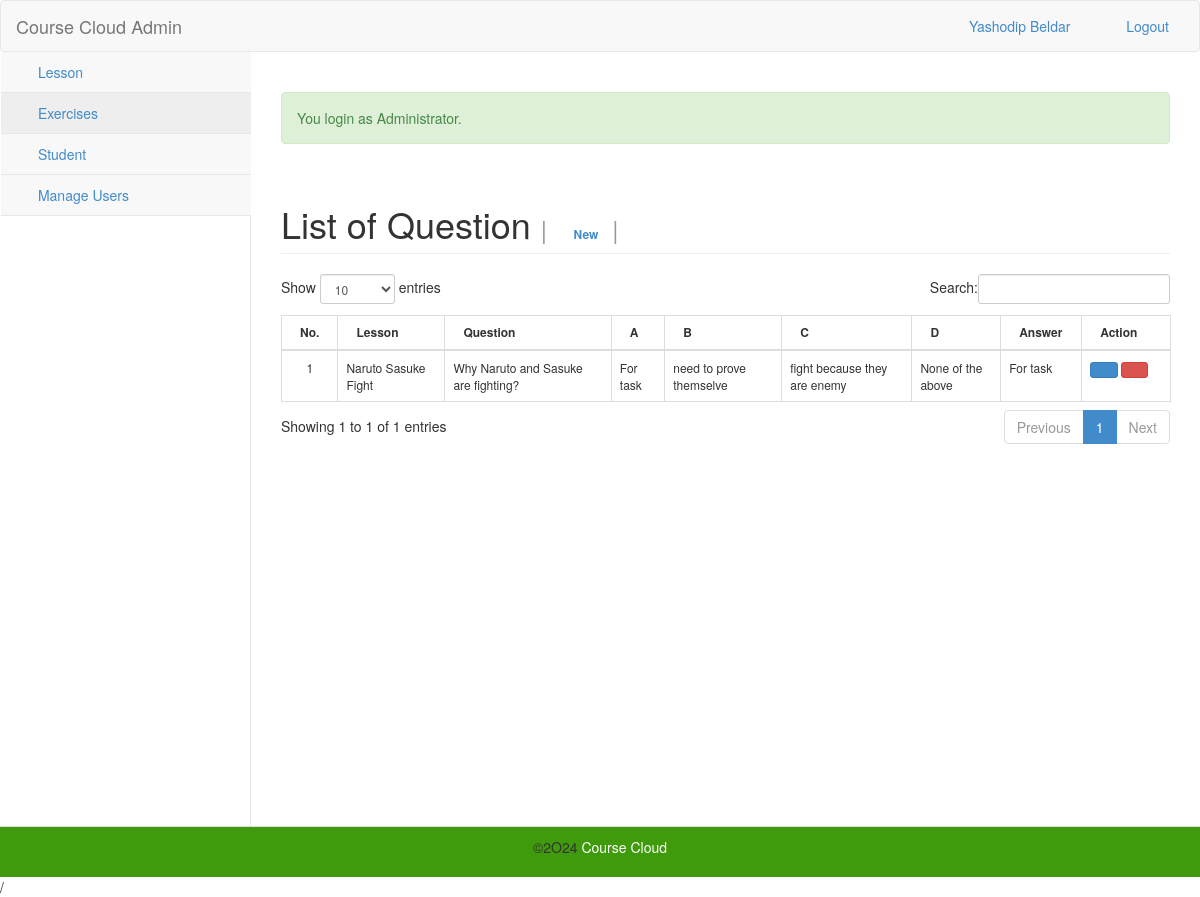
The app's page /admin/modules/exercises/index.php (signed in) with its own data.
### tables this page shows
CREATE TABLE `tblexercise` (
  `ExerciseID` int(11) NOT NULL,
  `LessonID` int(11) NOT NULL,
  `Question` text NOT NULL,
  `ChoiceA` text NOT NULL,
  `ChoiceB` text NOT NULL,
  `ChoiceC` text NOT NULL,
  `ChoiceD` text NOT NULL,
  `Answer` varchar(90) NOT NULL,
  `ExercisesDate` date NOT NULL
);

CREATE TABLE `tbllesson` (
  `LessonID` int(11) NOT NULL,
  `LessonChapter` varchar(90) NOT NULL,
  `LessonTitle` varchar(90) NOT NULL,
  `FileLocation` text NOT NULL,
  `Category` varchar(90) NOT NULL
);

### admin/modules/exercises/index.php (called while the page is built, shortened)
<?php
require_once("../../navigation/navigations.php");
?>

### include/database.php (called while the page is built, shortened)
<?php
class Database {
    var $sql_string = '';
    private $conn;
    public function open_connection() {
        $this->conn = mysqli_connect(server, user, pass);
        if (!$this->conn) {
            echo "Problem in database connection! Contact administrator!";
            exit();
        } else {
            $db_select = mysqli_select_db($this->conn, database_name);
        }
    }
    function setQuery($sql = '') {
        $this->sql_string = $sql;
    }
    function executeQuery() {
        $result = mysqli_query($this->conn, $this->sql_string);
        return $result;
    }
    private function confirm_query($result) {
        return $result;
    }
    function loadResultList($key = '') {
        $cur = $this->executeQuery();
        $array = array();
        while ($row = mysqli_fetch_object($cur)) {
            if ($key) {
                $array[$row->$key] = $row;
            } else {
                $array[] = $row;
            }
        }
        return $array;
    }
}
$mydb = new Database();

### admin/modules/exercises/list.php (the view, shortened to what this page needs)
<div class="row">
  <div class="col-lg-12">
        <h1 class="page-header">List of Question <small>|  <label class="label label-xs" style="font-size: 12px"><a href="index.php?view=add">  <i class="fa fa-plus-circle fw-fa"></i> New</a></label> |</small></h1>
   		</div>
	 </div>
   <form action="controller.php?action=delete" Method="POST">
<table id="example" class="table table-bordered table-hover" cellspacing="0" style="font-size:12px" >
  <thead>
  	<tr>
  		<th>No.</th>
  		<th>Lesson</th>
  		<th>Question</th>
  		<th>A</th>
  		<th>B</th>
  		<th>C</th>
  		<th>D</th>
  		<th>Answer</th>
  		<th width="10%">Action</th>
  	</tr>
  </thead>
  <tbody>
  	<?php
  		$mydb->setQuery("SELECT * FROM `tbllesson` l, `tblexercise` e WHERE l.`LessonID`=e.`LessonID`");
  		$cur = $mydb->loadResultList();
		foreach ($cur as $result) {
  		echo '<tr>';
  		echo '<td width="5%" align="center"></td>';
  		echo '<td>' . $result->LessonTitle.'</a></td>';
  		echo '<td>' . $result->Question.'</a></td>';
  		echo '<td>' . $result->ChoiceA.'</a></td>';
  		echo '<td>' . $result->ChoiceB.'</a></td>';
  		echo '<td>' . $result->ChoiceC.'</a></td>';
  		echo '<td>' . $result->ChoiceD.'</a></td>';
  		echo '<td>' . $result->Answer.'</a></td>';
  		echo '<td > <a title="Edit" href="index.php?view=edit&id='.$result->ExerciseID.'" class="btn btn-primary btn-xs" ><i class="fa fa-pencil fa-fw"></i></a>
  					 <a title="Delete" href="controller.php?action=delete&id='.$result->ExerciseID.'" class="btn btn-danger btn-xs" ><i class="fa fa-bitbucket  fa-fw"></i> </a>
  					 </td>';
  		echo '</tr>';
  	}
  	?>
  </tbody>
</table>
</form>

### records on screen
tblexercise: LessonID.LessonTitle "Naruto Sasuke Fight", Question "Why Naruto and Sasuke are fighting?", ChoiceA "For task", ChoiceB "need to prove themselve", ChoiceC "fight because they are enemy", ChoiceD "None of the above", Answer "For task"

### other values on screen
$_SESSION['NAME'] "Yashodip Beldar"
$_SESSION['message'] "You login as Administrator."
